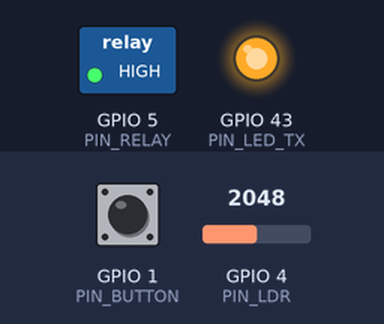
A program run on a simulated ESP32-S3. On the bench: switched loads named in the program (green lamp = pin HIGH), output pins drawn as LEDs (lit = HIGH). Inputs (shaded band) come from the test bench; at power-on: GPIO 4 (PIN_LDR) = 2048, GPIO 1 (PIN_BUTTON) HIGH (analog values on the 0–4095 scale).

Above: at 1.2 s.
1.3 s: GPIO 4 (PIN_LDR) set to 2628
2.8 s: GPIO 4 (PIN_LDR) set to 2740
At 3.8 s:
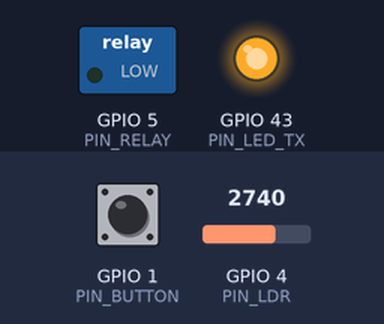
4.3 s: GPIO 1 (PIN_BUTTON) pulled LOW for 0.15 s
At 4.8 s:
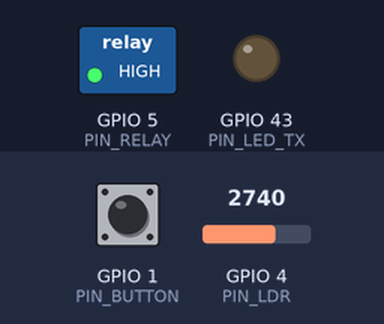
5.9 s: GPIO 1 (PIN_BUTTON) pulled LOW for 1 s
At 6.15 s:
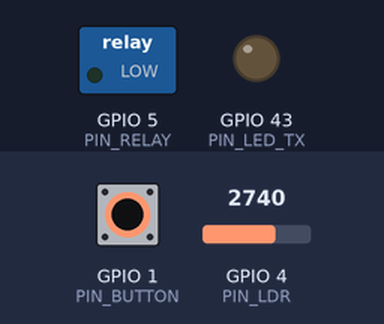
9.3 s: GPIO 1 (PIN_BUTTON) pulled LOW for 3.2 s
At 9.8 s:
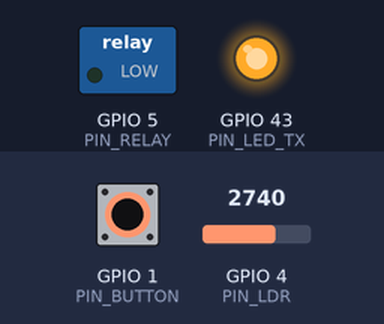
14.0 s: GPIO 4 (PIN_LDR) set to 2266
15.5 s: GPIO 4 (PIN_LDR) set to 2157
At 15.8 s:
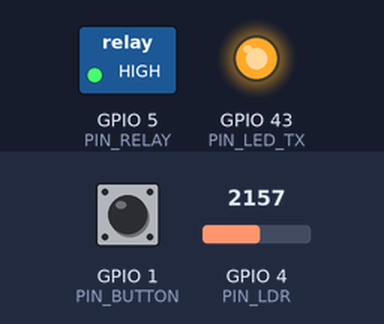
Timing chart, 0 to 18.0 s (numbered marks = the images above; inputs shaded):
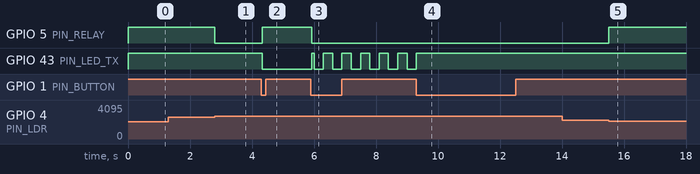

Measured:
- the behaviour switches between 2700 and 2701 on GPIO 4 (PIN_LDR) (found by bisection; images 0 and 1)
- the behaviour switches between 2200 and 2199 on GPIO 4 (PIN_LDR) (found by bisection; images 4 and 5)
- after the input at 1.3 s, every drawn part: stays the same
- after the input at 2.8 s, GPIO 5 (PIN_RELAY): HIGH → LOW at once
- after the input at 4.3 s, GPIO 5 (PIN_RELAY): LOW → HIGH at once; GPIO 43 (PIN_LED_TX): HIGH → LOW at once
- after the input at 5.9 s, GPIO 5 (PIN_RELAY): HIGH → LOW at once; GPIO 43 (PIN_LED_TX): LOW → HIGH at once, then repeats every 0.60 s: LOW 0.30 s, HIGH 0.30 s
- after the input at 9.3 s, GPIO 43 (PIN_LED_TX): goes on until 9.3 s, then stays HIGH
- after the input at 14.0 s, every drawn part: stays the same
- after the input at 15.5 s, GPIO 5 (PIN_RELAY): LOW → HIGH at once

The program:

main.cpp
```cpp
// Сутінковий перемикач на ESP32-S3 (Arduino framework)
//
// GPIO4 (ADC) <- середня точка дільника R1 (LDR) / R2 10k
// GPIO5       -> R3 10k -> база VT1 (BC547B) -> IN модуля реле
// GPIO1       <- кнопка на GND (внутрішня підтяжка)
//
// Кнопка перемикає режими по колу: АВТО -> УВІМК -> ВИМК -> АВТО
//
// Індикація режиму світлодіодами на платі (PWR горить завжди, TX керуємо):
//   АВТО  - горить 1 (тільки PWR)
//   УВІМК - горять 2 (PWR + TX)
//   ВИМК  - TX блимає
// Світлодіод RX не використовуємо: його лінію тримає мікросхема USB-UART.

#include <Arduino.h>

const int PIN_LDR    = 4;   // GPIO In, ADC1_CH3
const int PIN_RELAY  = 5;   // GPIO Out
const int PIN_BUTTON = 1;   // натиснута = LOW

// Світлодіод TX сидить на лінії UART0 і світиться, коли на лінії LOW.
const int PIN_LED_TX = 43;
const int LED_ON     = LOW;
const int LED_OFF    = HIGH;

// Пороги підбери під свою кімнату: подивись ADC у Serial Monitor
// при світлі та коли фоторезистор закритий рукою.
const int THRESHOLD_DARK  = 2200;  // нижче — темно, вмикаємо
const int THRESHOLD_LIGHT = 2700;  // вище — світло, вимикаємо

const unsigned long DEBOUNCE_MS = 30;
const unsigned long PRINT_MS    = 200;
const unsigned long BLINK_MS    = 300;

// GPIO43 зайнятий світлодіодом, тому лог іде тільки через рідний USB
// (Tools -> USB CDC On Boot -> Enabled). Без цього Serial = UART0 на тому
// самому піні, і друк вимикається, щоб не збивати індикацію.
#if ARDUINO_USB_CDC_ON_BOOT
  #define LOG_BEGIN()  Serial.begin(115200)
  #define LOG(...)     Serial.printf(__VA_ARGS__)
#else
  #define LOG_BEGIN()
  #define LOG(...)
#endif

enum Mode { MODE_AUTO, MODE_ON, MODE_OFF };
const char* const MODE_NAME[] = { "AUTO", "ON", "OFF" };

Mode mode = MODE_AUTO;
bool relayOn = false;

int btnStable = HIGH;            // стан після антибрязкоту
int btnLastRaw = HIGH;
unsigned long btnChangedAt = 0;
unsigned long printedAt = 0;

void setRelay(bool on) {
  relayOn = on;
  digitalWrite(PIN_RELAY, on ? HIGH : LOW);
}

// АВТО - TX погашений, УВІМК - горить, ВИМК - блимає
void updateModeLed() {
  bool on = false;
  if (mode == MODE_ON) {
    on = true;
  } else if (mode == MODE_OFF) {
    on = (millis() / BLINK_MS) % 2 == 0;
  }
  digitalWrite(PIN_LED_TX, on ? LED_ON : LED_OFF);
}

// true один раз на кожне натискання
bool buttonPressed() {
  int raw = digitalRead(PIN_BUTTON);
  if (raw != btnLastRaw) {
    btnLastRaw = raw;
    btnChangedAt = millis();
  }
  if (raw != btnStable && millis() - btnChangedAt >= DEBOUNCE_MS) {
    btnStable = raw;
    return btnStable == LOW;
  }
  return false;
}

void setup() {
  LOG_BEGIN();

  analogReadResolution(12);          // 0...4095
  pinMode(PIN_BUTTON, INPUT_PULLUP);
  pinMode(PIN_RELAY, OUTPUT);
  setRelay(false);

  pinMode(PIN_LED_TX, OUTPUT);
  updateModeLed();
}

void loop() {
  // Кнопка: наступний режим
  if (buttonPressed()) {
    mode = (Mode)((mode + 1) % 3);
    LOG("MODE -> %s\n", MODE_NAME[mode]);
  }

  updateModeLed();

  int adc = analogRead(PIN_LDR);

  if (mode == MODE_ON) {
    setRelay(true);
  } else if (mode == MODE_OFF) {
    setRelay(false);
  } else {
    // АВТО: пороги з гістерезисом
    if (adc < THRESHOLD_DARK) {
      setRelay(true);                // темно -> увімкнути
    } else if (adc > THRESHOLD_LIGHT) {
      setRelay(false);               // світло -> вимкнути
    }
    // між порогами нічого не чіпаємо
  }

  // Відладка
  if (millis() - printedAt >= PRINT_MS) {
    printedAt = millis();
    LOG("MODE=%-4s ADC=%4d  GPIO_OUT=%s\n",
        MODE_NAME[mode], adc, relayOn ? "HIGH" : "LOW");
  }

  delay(5);
}
```
